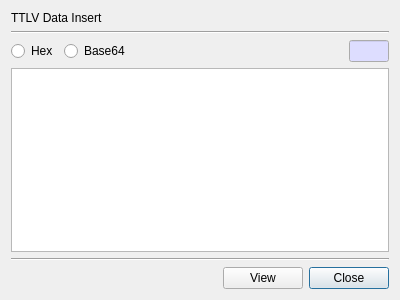
<?xml version="1.0" encoding="UTF-8"?>
<ui version="4.0">
 <class>InsertTTLVDlg</class>
 <widget class="QDialog" name="InsertTTLVDlg">
  <property name="geometry">
   <rect>
    <x>0</x>
    <y>0</y>
    <width>400</width>
    <height>300</height>
   </rect>
  </property>
  <property name="windowTitle">
   <string>Dialog</string>
  </property>
  <layout class="QVBoxLayout" name="verticalLayout">
   <item>
    <widget class="QLabel" name="label">
     <property name="text">
      <string>TTLV Data Insert</string>
     </property>
    </widget>
   </item>
   <item>
    <widget class="Line" name="line_2">
     <property name="orientation">
      <enum>Qt::Horizontal</enum>
     </property>
    </widget>
   </item>
   <item>
    <layout class="QGridLayout" name="gridLayout_2">
     <item row="0" column="3">
      <widget class="QLineEdit" name="mDataLenText">
       <property name="minimumSize">
        <size>
         <width>40</width>
         <height>0</height>
        </size>
       </property>
       <property name="maximumSize">
        <size>
         <width>40</width>
         <height>16777215</height>
        </size>
       </property>
       <property name="palette">
        <palette>
         <active>
          <colorrole role="Base">
           <brush brushstyle="SolidPattern">
            <color alpha="255">
             <red>221</red>
             <green>221</green>
             <blue>255</blue>
            </color>
           </brush>
          </colorrole>
         </active>
         <inactive>
          <colorrole role="Base">
           <brush brushstyle="SolidPattern">
            <color alpha="255">
             <red>221</red>
             <green>221</green>
             <blue>255</blue>
            </color>
           </brush>
          </colorrole>
         </inactive>
         <disabled/>
        </palette>
       </property>
       <property name="readOnly">
        <bool>true</bool>
       </property>
      </widget>
     </item>
     <item row="0" column="0">
      <widget class="QRadioButton" name="mHexRadio">
       <property name="text">
        <string>Hex</string>
       </property>
      </widget>
     </item>
     <item row="0" column="1">
      <widget class="QRadioButton" name="mBase64Radio">
       <property name="text">
        <string>Base64</string>
       </property>
      </widget>
     </item>
     <item row="0" column="2">
      <spacer name="horizontalSpacer_2">
       <property name="orientation">
        <enum>Qt::Horizontal</enum>
       </property>
       <property name="sizeHint" stdset="0">
        <size>
         <width>40</width>
         <height>20</height>
        </size>
       </property>
      </spacer>
     </item>
    </layout>
   </item>
   <item>
    <widget class="QPlainTextEdit" name="mDataText"/>
   </item>
   <item>
    <widget class="Line" name="line">
     <property name="orientation">
      <enum>Qt::Horizontal</enum>
     </property>
    </widget>
   </item>
   <item>
    <layout class="QGridLayout" name="gridLayout">
     <item row="0" column="2">
      <widget class="QPushButton" name="mCloseBtn">
       <property name="text">
        <string>Close</string>
       </property>
      </widget>
     </item>
     <item row="0" column="1">
      <widget class="QPushButton" name="mViewBtn">
       <property name="text">
        <string>View</string>
       </property>
      </widget>
     </item>
     <item row="0" column="0">
      <spacer name="horizontalSpacer">
       <property name="orientation">
        <enum>Qt::Horizontal</enum>
       </property>
       <property name="sizeHint" stdset="0">
        <size>
         <width>40</width>
         <height>20</height>
        </size>
       </property>
      </spacer>
     </item>
    </layout>
   </item>
  </layout>
 </widget>
 <resources/>
 <connections/>
</ui>
